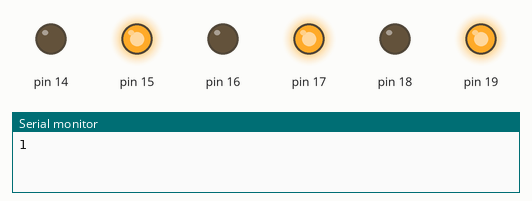
Bench run of a sketch on a simulated Arduino Uno, built with avr-gcc and run on an emulated ATmega328P. On the bench: output pins drawn as LEDs (lit = HIGH), the last lines printed to the serial monitor.

Above: at 0.2 s.
At 1.7 s:
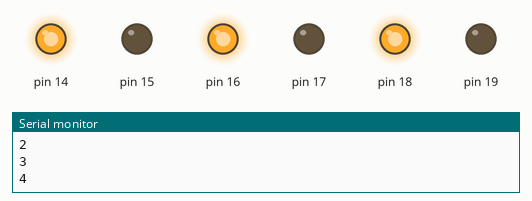
Timing chart, 0 to 3.0 s (numbered marks = the images above):
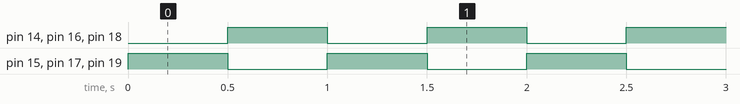

The sketch:

1-1a_flash.ino
```cpp
int ev = 0;

void setup() {
  Serial.begin(9600);
  DDRC = 0xFF;
  PORTC = B01010101;
}

void loop() {
  ev++;
  Serial.println(ev);
  if (PORTC == 0x55) PORTC = 0xAA;
  else PORTC = 0x55;
  delay(500);
}
```

Measured:
- by itself, pin 14–19: alternates HIGH for 0.50 s and LOW for 0.50 s
